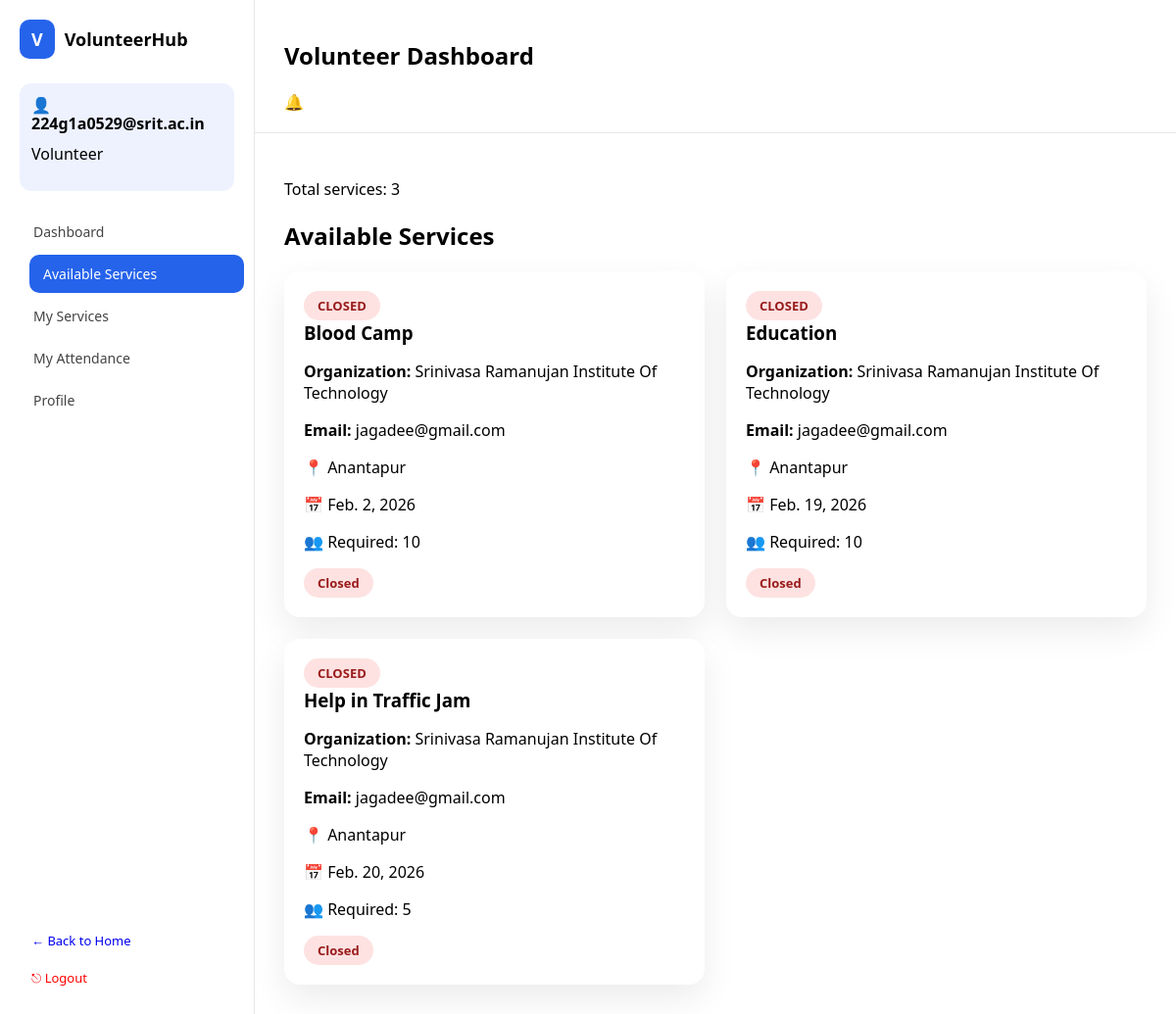
/volunteer/services/ (signed in), run on an earlier commit of the app's database.
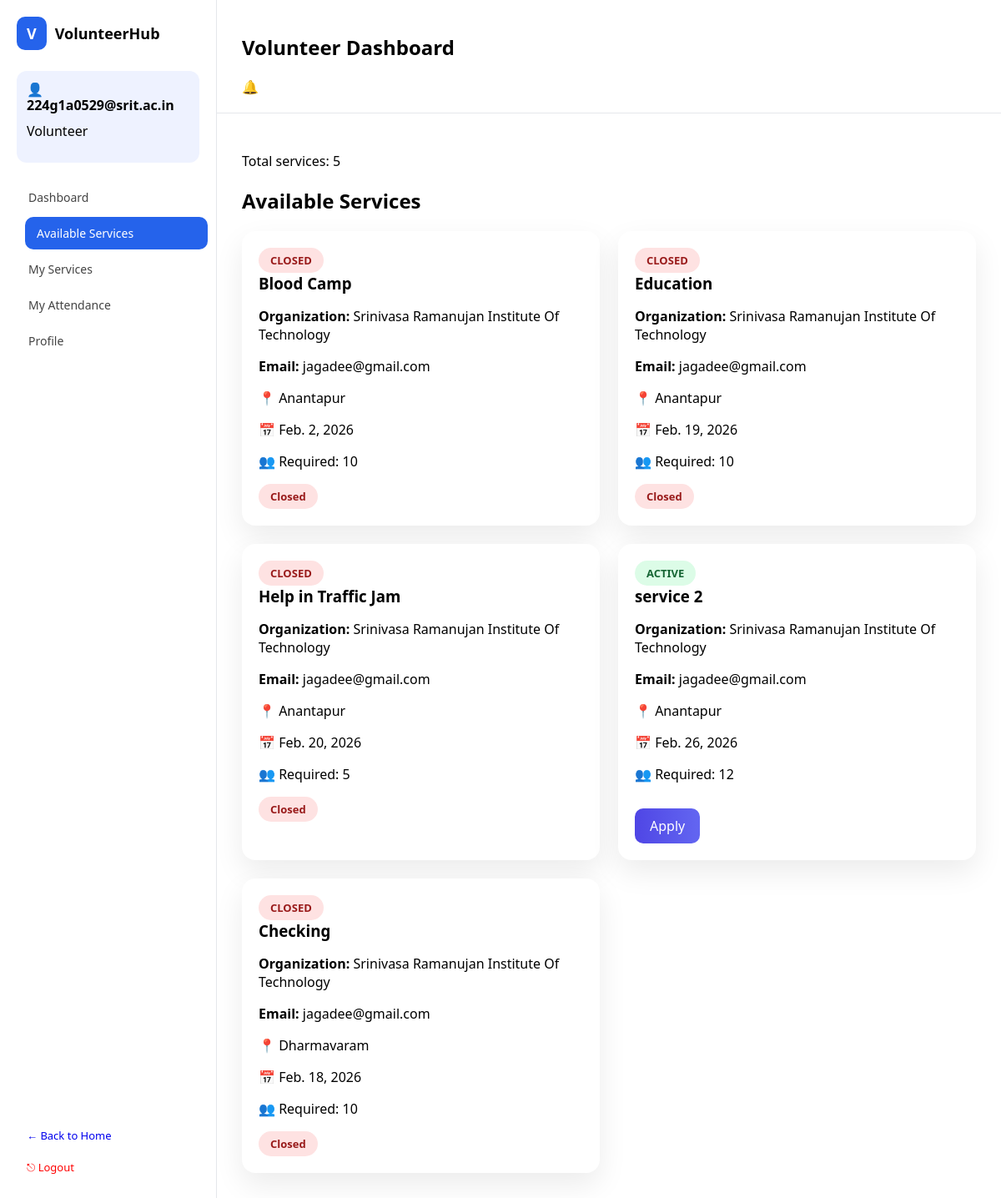
And on a later commit of the database.
### app1/models.py (models this page shows, shortened)
class User(AbstractUser):
    ROLE_CHOICES = (
        ('ADMIN', 'Admin'),
        ('VOLUNTEER', 'Volunteer'),
        ('ORGANIZATION', 'Organization'),
    )
    role = models.CharField(max_length=20, choices=ROLE_CHOICES)

class Service(models.Model):
    STATUS_CHOICES = (
        ('PENDING', 'Pending'),
        ('APPROVED', 'Approved'),
        ('COMPLETED', 'Completed'),
    )
    title = models.CharField(max_length=200)
    description = models.TextField()
    location = models.CharField(max_length=100)
    date = models.DateField()
    required_volunteers = models.IntegerField()
    organization = models.ForeignKey(
        Organization,
        on_delete=models.CASCADE
    )
    organization_name = models.CharField(
        max_length=200,
        blank=True
    )  # ✅ NEW FIELD (typed manually)
    status = models.CharField(
        max_length=20,
        choices=STATUS_CHOICES,
        default='PENDING'
    )
    authorization_letter = models.FileField(
        upload_to="service_letters/",
        null=True,
        blank=True
    )
    created_at = models.DateTimeField(auto_now_add=True)

class Organization(models.Model):
    user = models.OneToOneField(User, on_delete=models.CASCADE)
    organization_name = models.CharField(max_length=100)
    verification_letter = models.FileField(
        upload_to="org_letters/",
        blank=True,
        null=True
    )
    approved = models.BooleanField(default=False)

### app1/views.py (the view)
# urls.py: path('volunteer/services/', views.volunteer_available_services, name='volunteer_services'),
@login_required
def volunteer_available_services(request):
    if request.user.role != "VOLUNTEER":
        return redirect("login")
    today = date.today()
    services = Service.objects.filter(status="APPROVED")
    profile = VolunteerProfile.objects.get(user=request.user)
    applied_services = Application.objects.filter(
        volunteer=profile
    ).values_list("service_id", flat=True)
    return render(
    request,
    "volunteer/available_services.html",
    {
        "services": services,
        "applied_services": applied_services,
        "today": today,
        "active_page": "services"
    }
)

### app1/templates/volunteer/available_services.html (shortened to what this page needs)
{% extends "base_volunteer.html" %}
{% block content %}
<p>Total services: {{ services|length }}</p>
<h1>Available Services</h1>
<div class="service-grid">
{% for s in services %}
<div class="service-card">
    {% if s.date < today %}
        <span class="badge closed">CLOSED</span>
    {% else %}
        <span class="badge active">ACTIVE</span>
    {% endif %}
    <h3>{{ s.title }}</h3>
    <p><strong>Organization:</strong> {{ s.organization.organization_name }}</p>
<p><strong>Email:</strong> {{ s.organization.user.email }}</p>
    <p>📍 {{ s.location }}</p>
    <p>📅 {{ s.date }}</p>
    <p>👥 Required: {{ s.required_volunteers }}</p>
    {% if s.date < today %}
        <span class="badge closed">Closed</span>
    {% elif s.id in applied_services %}
        <span class="badge pending">Request Sent</span>
    {% else %}
        <a href="{% url 'volunteer_apply_service' s.id %}" class="btn">
            Apply
        </a>
    {% endif %}
</div>
{% empty %}
<p>No services available.</p>
{% endfor %}
</div>
{% endblock %}

### app1/templates/base_volunteer.html (shortened to what this page needs)
{% load static %}
<!DOCTYPE html>
<html>
<head>
    <link rel="stylesheet" href="{% static 'css/volunteer_dashboard.css' %}">
</head>
<body>
<div class="app">
    <aside class="sidebar">
        <div class="logo">
            <div class="logo-icon">V</div>
            <span>VolunteerHub</span>
        </div>
        <div class="profile-box">
            <div>
                <h4>👤 {{ request.user.username }}</h4>
                <p >    Volunteer</p>
            </div>
        </div>
<nav class="menu">
    <a href="/volunteer/dashboard/"
       class="{% if active_page == 'dashboard' %}active{% endif %}">
        Dashboard
    </a>
    <a href="{% url 'volunteer_services' %}"
       class="{% if active_page == 'services' %}active{% endif %}">
        Available Services
    </a>
    <a href="/volunteer/applications/"
       class="{% if active_page == 'applications' %}active{% endif %}">
        My Services
    </a>
    <a href="/volunteer/attendance/"
       class="{% if active_page == 'attendance' %}active{% endif %}">
        My Attendance
    </a>
    <a href="{% url 'volunteer_profile' %}"
       class="{% if active_page == 'profile' %}active{% endif %}">
        Profile
    </a>
</nav>
        <div class="sidebar-footer">
            <a href="/">← Back to Home</a>
            <a class="logout" href="/">⎋ Logout</a>
        </div>
    </aside>
    <main class="main">
        <header class="topbar">
            <h2>Volunteer Dashboard</h2>
            <div class="bell">🔔</div>
        </header>
        <section class="content">
            {% block content %}
            {% endblock %}
        </section>
    </main>
</div>
</body>
</html>

### app1/static/css/volunteer_dashboard.css (style rules this page uses)
* { box-sizing: border-box; font-family: "Segoe UI", sans-serif; }
html, body { height: 100%; margin: 0; overflow: hidden; }
.app { display: flex; height: 100vh; }
.sidebar { width: 260px; background: white; border-right: 1px solid #e5e7eb; padding: 20px; display: flex; flex-direction: column; height: 100vh; overflow: hidden; }
.logo { display: flex; align-items: center; gap: 10px; font-weight: bold; font-size: 18px; margin-bottom: 25px; }
.logo-icon { background: #2563eb; color: white; padding: 8px 12px; border-radius: 10px; }
.profile-box { display: flex; gap: 12px; background: #eef2ff; padding: 12px; border-radius: 12px; margin-top:0px; margin-bottom: 2px; }
.profile-box div { line-height: 1.2; margin-top:-20px; }
.profile-box p { line-height: 1.2; margin-top:-10px; }
.menu { margin-top: 20px; }
.menu a { display: flex; align-items: center; gap: 10px; padding: 10px 14px; margin-bottom: 4px; border-radius: 10px; text-decoration: none; color: #444; font-size: 14px; transition: transform 0.3s ease; }
.menu a.active, .menu a:hover { background: #2563eb; color: white; transform: translateX(10px); }
.sidebar-footer { margin-top: auto; padding-top: 10px; }
.sidebar-footer a { display: flex; align-items: center; gap: 8px; padding: 8px 12px; margin-top: 4px; font-size: 13px; text-decoration: none; }
.logout { color: red; }
.main { flex: 1; display: flex; flex-direction: column; height: 100vh; }
.topbar { background: white; padding: 20px 30px; border-bottom: 1px solid #e5e7eb; justify-content:space-between; flex-shrink: 0; }
.content { padding: 30px; flex: 1; overflow-y: auto; }

### app1/templates/volunteer/available_services.html (style rules this page uses)
.service-grid { display:grid; grid-template-columns:repeat(auto-fit,minmax(280px,1fr)); gap:22px; }
.service-card { background:white; padding:20px; border-radius:16px; box-shadow:0 14px 35px rgba(0,0,0,.08); }
.service-card h3 { margin:0 0 10px; }
.badge { display:inline-block; padding:6px 14px; border-radius:20px; font-size:13px; font-weight:600; }
.active { background:#dcfce7;color:#166534; }
.closed { background:#fee2e2;color:#991b1b; }
.btn { display:inline-block; margin-top:14px; padding:10px 18px; background:linear-gradient(90deg,#4f46e5,#6366f1); color:white; border-radius:10px; text-decoration:none; }

What changed in the data, as far as the page shows it:
now on this page (row edited): Service: shows "ACTIVE", title "service 2", organization.organization_name "Srinivasa Ramanujan Institute Of Technology", organization.user.email "jagadee@gmail.com", location "Anantapur", date "Feb. 26, 2026", required_volunteers "12", shows "Apply"
added Service: shows "CLOSED", title "Checking", organization.organization_name "Srinivasa Ramanujan Institute Of Technology", organization.user.email "jagadee@gmail.com", location "Dharmavaram", date "Feb. 18, 2026", required_volunteers "10", shows "Closed"
Also different on the page:
{{ services|length }}: "3" → "5"
